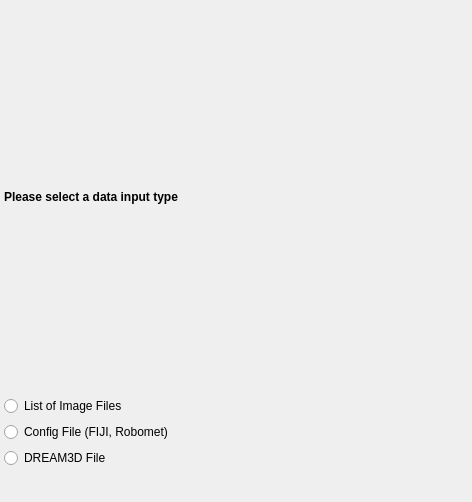
<?xml version="1.0" encoding="UTF-8"?>
<ui version="4.0">
 <class>FileTypeSelectionPage</class>
 <widget class="QWizardPage" name="FileTypeSelectionPage">
  <property name="geometry">
   <rect>
    <x>0</x>
    <y>0</y>
    <width>472</width>
    <height>502</height>
   </rect>
  </property>
  <property name="windowTitle">
   <string>WizardPage</string>
  </property>
  <layout class="QVBoxLayout" name="verticalLayout">
   <property name="leftMargin">
    <number>4</number>
   </property>
   <property name="topMargin">
    <number>4</number>
   </property>
   <property name="rightMargin">
    <number>4</number>
   </property>
   <property name="bottomMargin">
    <number>4</number>
   </property>
   <item>
    <widget class="QLabel" name="label">
     <property name="font">
      <font>
       <weight>75</weight>
       <bold>true</bold>
      </font>
     </property>
     <property name="text">
      <string>Please select a data input type</string>
     </property>
    </widget>
   </item>
   <item>
    <widget class="QRadioButton" name="imageFileListRB">
     <property name="text">
      <string>List of Image Files</string>
     </property>
    </widget>
   </item>
   <item>
    <widget class="QRadioButton" name="configFileRB">
     <property name="text">
      <string>Config File (FIJI, Robomet)</string>
     </property>
    </widget>
   </item>
   <item>
    <widget class="QRadioButton" name="dream3dFileRB">
     <property name="text">
      <string>DREAM3D File</string>
     </property>
    </widget>
   </item>
   <item>
    <spacer name="verticalSpacer">
     <property name="orientation">
      <enum>Qt::Vertical</enum>
     </property>
     <property name="sizeType">
      <enum>QSizePolicy::Preferred</enum>
     </property>
     <property name="sizeHint" stdset="0">
      <size>
       <width>20</width>
       <height>30</height>
      </size>
     </property>
    </spacer>
   </item>
  </layout>
 </widget>
 <resources/>
 <connections/>
</ui>
